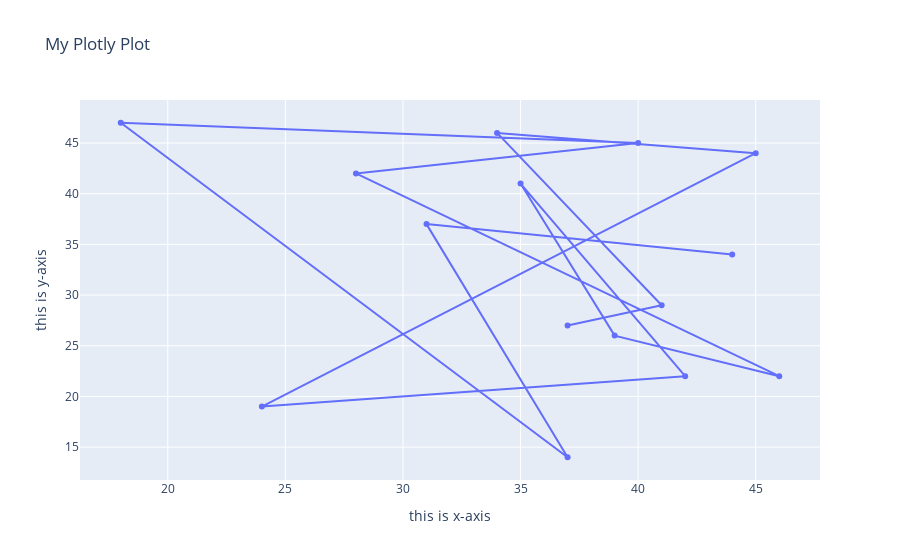

The notebook cell this image was saved under:
### Code cell
fig = go.Figure(data = go.Scatter(x = abc, y = xyz, mode = "lines+markers"))

fig.update_layout(
    title = "My Plotly Plot",
    xaxis_title = "this is x-axis",
    yaxis_title = "this is y-axis"
)

### Figure 1 — Plotly figure (JSON) as saved in the notebook; plotly's stock layout.template omitted (floating-point values rounded to 4 significant figures)
{"data": [{"mode": "lines+markers", "type": "scatter", "x": [44, 31, 37, 18, 40, 28, 46, 39, 35, 42, 24, 45, 34, 41, 37], "y": [34, 37, 14, 47, 45, 42, 22, 26, 41, 22, 19, 44, 46, 29, 27]}], "layout": {"autosize": true, "title": {"text": "My Plotly Plot"}, "xaxis": {"autorange": true, "range": [16.31, 47.69], "title": {"text": "this is x-axis"}, "type": "linear"}, "yaxis": {"autorange": true, "range": [11.28, 49.72], "title": {"text": "this is y-axis"}, "type": "linear"}}}
